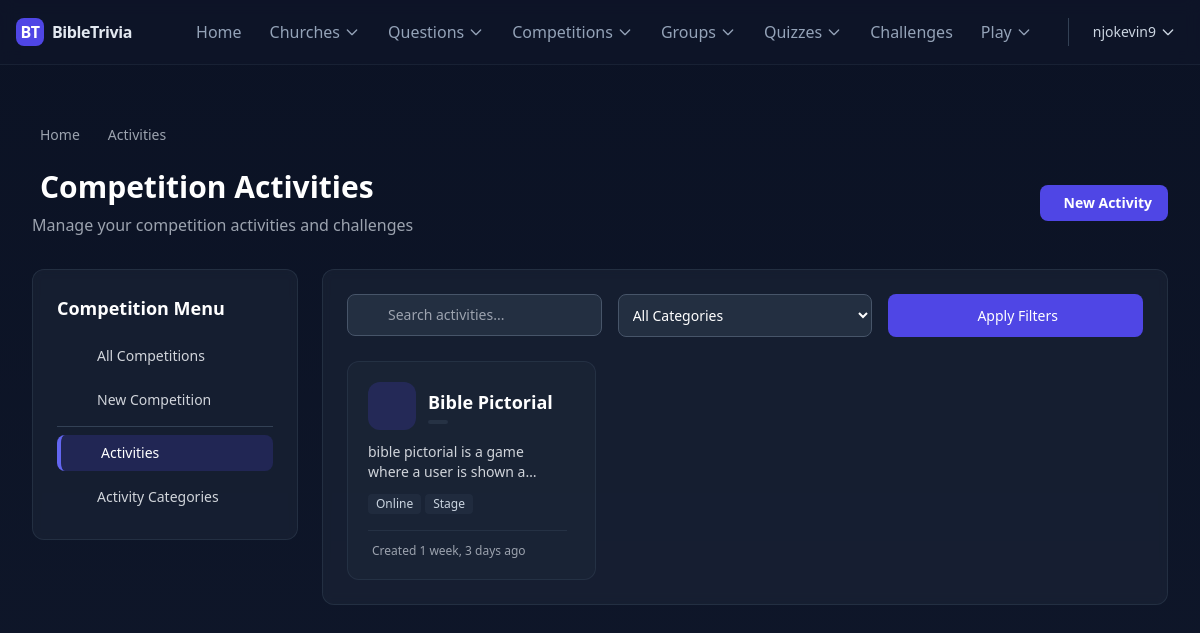
Screenshot of /activities/ (signed in) with the database file from the repository.
### users/models.py (models this page shows, shortened)
class MyUser(AbstractUser):
    email = models.EmailField(_('email address'), max_length=50, unique=True)
    username = None
    ROLE_CHOICES = [
        ('Admin', 'Admin'),
        ('Supervisor', 'Supervisor'),
        ('Patron', 'Patron'),
        ('Member', 'Member'),
    ]
    role = models.CharField(
        _('Role'),
        max_length=20,
        choices=ROLE_CHOICES,
        default='Member',
        help_text=_('User role in the system')
    )
    USERNAME_FIELD = 'email'
    REQUIRED_FIELDS = []
    objects = MyUserManager()
    groups = models.ManyToManyField(
        'auth.Group',
        related_name='myuser_groups',  # Unique related_name
        blank=True,
        help_text=_('The groups this user belongs to. A user will get all permissions granted to each of their groups.')
    )
    user_permissions = models.ManyToManyField(
        'auth.Permission',
        related_name='myuser_permissions',  # Unique related_name
        blank=True,
        help_text=_('Specific permissions for this user.')
    )

### home/models.py (models this page shows, shortened)
class CompetitionActivity(models.Model):
    name = models.CharField(max_length=100)
    slug = models.SlugField(max_length=100, unique=True)
    description = models.TextField(blank=True, null=True)
    categories = models.ManyToManyField(
        ActivityCategory,
        related_name='activities',
        blank=True
    )
    metadata = models.JSONField(blank=True, null=True)
    created_at = models.DateTimeField(auto_now_add=True)
    updated_at = models.DateTimeField(auto_now=True)
    is_active = models.BooleanField(default=True)

class ActivityCategory(models.Model):
    categories = [
        ('Online', 'Online'),
        ('Stage', 'Stage'),
    ]
    name = models.CharField(max_length=100, choices=categories)
    slug = models.SlugField(max_length=100, unique=True)
    description = models.TextField(blank=True, null=True)
    created_at = models.DateTimeField(auto_now_add=True)
    updated_at = models.DateTimeField(auto_now=True)
    created_by = models.ForeignKey(settings.AUTH_USER_MODEL, on_delete=models.CASCADE, related_name='created_competition_categories')
    is_active = models.BooleanField(default=True)

### home/views.py (the view)
# urls.py: path('activities/', CompetitionActivityListView.as_view(), name='competitionactivity_list'),
class CompetitionActivityListView(LoginRequiredMixin, ListView):
    model = CompetitionActivity
    template_name = 'home/competitionactivity_list.html'
    context_object_name = 'activities'
    paginate_by = 20
    def get_queryset(self):
        queryset = CompetitionActivity.objects.exclude(slug__isnull=True).exclude(slug='')
        search_query = self.request.GET.get('q')
        category_slug = self.request.GET.get('category')
        if search_query:
            queryset = queryset.filter(
                Q(name__icontains=search_query) |
                Q(description__icontains=search_query)
            )
        if category_slug:
            queryset = queryset.filter(categories__slug=category_slug)
        return queryset.order_by('name')
    def get_context_data(self, **kwargs):
        context = super().get_context_data(**kwargs)
        context['search_query'] = self.request.GET.get('q', '')
        context['categories'] = ActivityCategory.objects.filter(is_active=True)
        return context

### home/templatetags/user_extras.py (called while the page is built)
@register.filter
def display_name(user):
    try:
        profile = getattr(user, 'profile', None)
        if profile:
            parts = [p for p in [profile.first_name, profile.last_name] if p]
            if parts:
                return " ".join(parts)
            if profile.surname:
                return profile.surname
    except Exception:
        pass
    email = getattr(user, 'email', '') or ''
    if '@' in email:
        return email.split('@', 1)[0]
    return email or 'User'

### home/templates/home/competitionactivity_list.html (shortened to what this page needs)
{% extends 'home/competition/base.html' %}
{% block breadcrumb %}
<li class="flex items-center">
    <span class="text-sm font-medium text-gray-400">Activities</span>
</li>
{% endblock %}
{% block header_title %}Competition Activities{% endblock %}
{% block header_subtitle %}Manage your competition activities and challenges{% endblock %}
{% block header_actions %}
<a href="{% url 'competitionactivity_create' %}" class="inline-flex items-center px-4 py-2 bg-indigo-600 hover:bg-indigo-500 text-white rounded-lg text-sm font-semibold transition-colors">
     New Activity
</a>
{% endblock %}
{% block competition_content %}
<div class="bg-slate-800/50 backdrop-blur-sm rounded-xl p-6 border border-slate-700/50">
    <div class="mb-6">
        <form method="get" class="space-y-4">
            <div class="grid grid-cols-1 md:grid-cols-3 gap-4">
                <div class="relative">
                    <div class="absolute inset-y-0 left-0 pl-3 flex items-center pointer-events-none">
                    </div>
                    <input type="text" name="q" value="{{ search_query|default:'' }}"
                           class="bg-slate-700/50 border border-slate-600 text-white text-sm rounded-lg focus:ring-2 focus:ring-indigo-500 focus:border-indigo-500 block w-full pl-10 p-2.5"
                           placeholder="Search activities...">
                </div>
                <div>
                    <select name="category" class="bg-slate-700/50 border border-slate-600 text-white text-sm rounded-lg focus:ring-2 focus:ring-indigo-500 focus:border-indigo-500 block w-full p-2.5">
                        <option value="">All Categories</option>
                    </select>
                </div>
                <div class="flex space-x-2">
                    <button type="submit" class="px-4 py-2.5 bg-indigo-600 hover:bg-indigo-500 text-white rounded-lg text-sm font-medium transition-colors w-full">
                         Apply Filters
                    </button>
                </div>
            </div>
        </form>
    </div>
    {% if object_list %}
    <div class="grid grid-cols-1 md:grid-cols-2 lg:grid-cols-3 gap-6">
        {% for activity in object_list %}
        <div class="bg-slate-800/50 hover:bg-slate-700/50 rounded-xl p-5 border border-slate-700/50 transition-all hover:shadow-lg">
            <div class="flex justify-between items-start">
                <div class="flex-1">
                    <div class="flex items-center">
                        <div class="flex-shrink-0 h-12 w-12 rounded-xl bg-indigo-600/20 text-indigo-300 flex items-center justify-center text-xl mr-3">
                        </div>
                        <div>
                            <h3 class="text-lg font-semibold text-white">
                                {% if activity.slug %}
                                <a href="{% url 'competitionactivity_detail' slug=activity.slug %}" class="hover:text-indigo-400 transition-colors">
                                    {{ activity.name }}
                                </a>
                                {% else %}
                                <span class="text-slate-200">{{ activity.name }}</span>
                                {% endif %}
                            </h3>
                            <div class="flex items-center mt-1">
                                <span class="inline-flex items-center px-2.5 py-0.5 rounded-full text-xs font-medium bg-slate-700/50 text-slate-300">
                                </span>
                            </div>
                        </div>
                    </div>
                    {% if activity.description %}
                    <p class="mt-3 text-sm text-gray-300 line-clamp-2">{{ activity.description }}</p>
                    {% endif %}
                    {% if activity.categories.exists %}
                    <div class="mt-3 flex flex-wrap gap-1">
                        {% for category in activity.categories.all|slice:":3" %}
                        <a href="{% url 'activitycategory_detail' slug=category.slug %}"
                           class="inline-flex items-center px-2 py-0.5 rounded text-xs font-medium bg-slate-700/30 text-slate-300 hover:bg-slate-600/50 transition-colors">
                            {{ category.name }}
                        </a>
                        {% endfor %}
                    </div>
                    {% endif %}
                    <div class="mt-4 pt-3 border-t border-slate-700/50 flex items-center justify-between">
                        <div class="text-xs text-gray-400">
                            Created {{ activity.created_at|timesince }} ago
                        </div>
                    </div>
                </div>
            </div>
        </div>
        {% endfor %}
    </div>
    {% endif %}
</div>
{% endblock %}

### home/templates/base.html (shortened to what this page needs)
<!DOCTYPE html>
<html lang="en">
<head>
    <script src="https://cdn.tailwindcss.com"></script>
    {% load static %}
    {% load user_extras %}
</head>
<body class="min-h-screen text-slate-200 bg-gradient-to-b from-[#0b1224] to-slate-900">
    <header class="sticky top-0 z-50 backdrop-blur bg-slate-900/60 border-b border-slate-700/30">
        <div class="max-w-screen-2xl mx-auto px-4 flex items-center justify-between h-16">
            <a class="inline-flex items-center gap-2 font-bold tracking-tight" href="/">
                <span class="brand-badge bg-indigo-600 text-white">BT</span>
                <span>BibleTrivia</span>
            </a>
            <nav class="hidden sm:flex items-center gap-3">
                <a class="text-slate-400 hover:text-slate-100 px-2 py-1 rounded-md" href="/">Home</a>
                <div class="relative group">
                    <button class="text-slate-400 hover:text-slate-100 px-2 py-1 rounded-md flex items-center gap-1">
                        Churches <svg class="w-4 h-4" fill="none" stroke="currentColor" viewBox="0 0 24 24"><path stroke-linecap="round" stroke-linejoin="round" stroke-width="2" d="M19 9l-7 7-7-7"></path></svg>
                    </button>
                </div>
                <div class="relative group">
                    <button class="text-slate-400 hover:text-slate-100 px-2 py-1 rounded-md flex items-center gap-1">
                        Questions <svg class="w-4 h-4" fill="none" stroke="currentColor" viewBox="0 0 24 24"><path stroke-linecap="round" stroke-linejoin="round" stroke-width="2" d="M19 9l-7 7-7-7"></path></svg>
                    </button>
                </div>
                <div class="relative group">
                    <button class="text-slate-400 hover:text-slate-100 px-2 py-1 rounded-md flex items-center gap-1">
                        Competitions <svg class="w-4 h-4" fill="none" stroke="currentColor" viewBox="0 0 24 24"><path stroke-linecap="round" stroke-linejoin="round" stroke-width="2" d="M19 9l-7 7-7-7"></path></svg>
                    </button>
                </div>
                <div class="relative group">
                    <button class="text-slate-400 hover:text-slate-100 px-2 py-1 rounded-md flex items-center gap-1">
                        Groups <svg class="w-4 h-4" fill="none" stroke="currentColor" viewBox="0 0 24 24"><path stroke-linecap="round" stroke-linejoin="round" stroke-width="2" d="M19 9l-7 7-7-7"></path></svg>
                    </button>
                </div>
                <div class="relative group">
                    <button class="text-slate-400 hover:text-slate-100 px-2 py-1 rounded-md flex items-center gap-1">
                        Quizzes <svg class="w-4 h-4" fill="none" stroke="currentColor" viewBox="0 0 24 24"><path stroke-linecap="round" stroke-linejoin="round" stroke-width="2" d="M19 9l-7 7-7-7"></path></svg>
                    </button>
                </div>
                <a class="text-slate-400 hover:text-slate-100 px-2 py-1 rounded-md" href="{% url 'challenge_list' %}">Challenges</a>
                <div class="relative group">
                    <button class="text-slate-400 hover:text-slate-100 px-2 py-1 rounded-md flex items-center gap-1">
                        Play <svg class="w-4 h-4" fill="none" stroke="currentColor" viewBox="0 0 24 24"><path stroke-linecap="round" stroke-linejoin="round" stroke-width="2" d="M19 9l-7 7-7-7"></path></svg>
                    </button>
                </div>
                {% if user.is_authenticated %}
                    <div class="relative group ml-4 pl-4 border-l border-slate-700">
                        <button class="text-slate-300 text-sm flex items-center gap-1 px-2 py-1 rounded-md hover:bg-slate-800">
                            {{ user|display_name }} <svg class="w-4 h-4" fill="none" stroke="currentColor" viewBox="0 0 24 24"><path stroke-linecap="round" stroke-linejoin="round" stroke-width="2" d="M19 9l-7 7-7-7"></path></svg>
                        </button>
                    </div>
                {% endif %}
            </nav>
        </div>
    </header>
    <main class="max-w-screen-2xl mx-auto px-4 py-7">
        {% block content %}{% endblock %}
    </main>
</body>
</html>

### home/templates/base.html (style rules this page uses)
.brand-badge { width: 28px; height: 28px; display: inline-grid; place-items: center; border-radius: 8px; font-weight: 800; }

### rows the page displays
MyUser: id+email "njokevin9"
CompetitionActivity: name "Bible Pictorial", description "bible pictorial is a game where a user is shown…", created_at "1 week, 3 days"
ActivityCategory: name "Online"
ActivityCategory: name "Stage"
